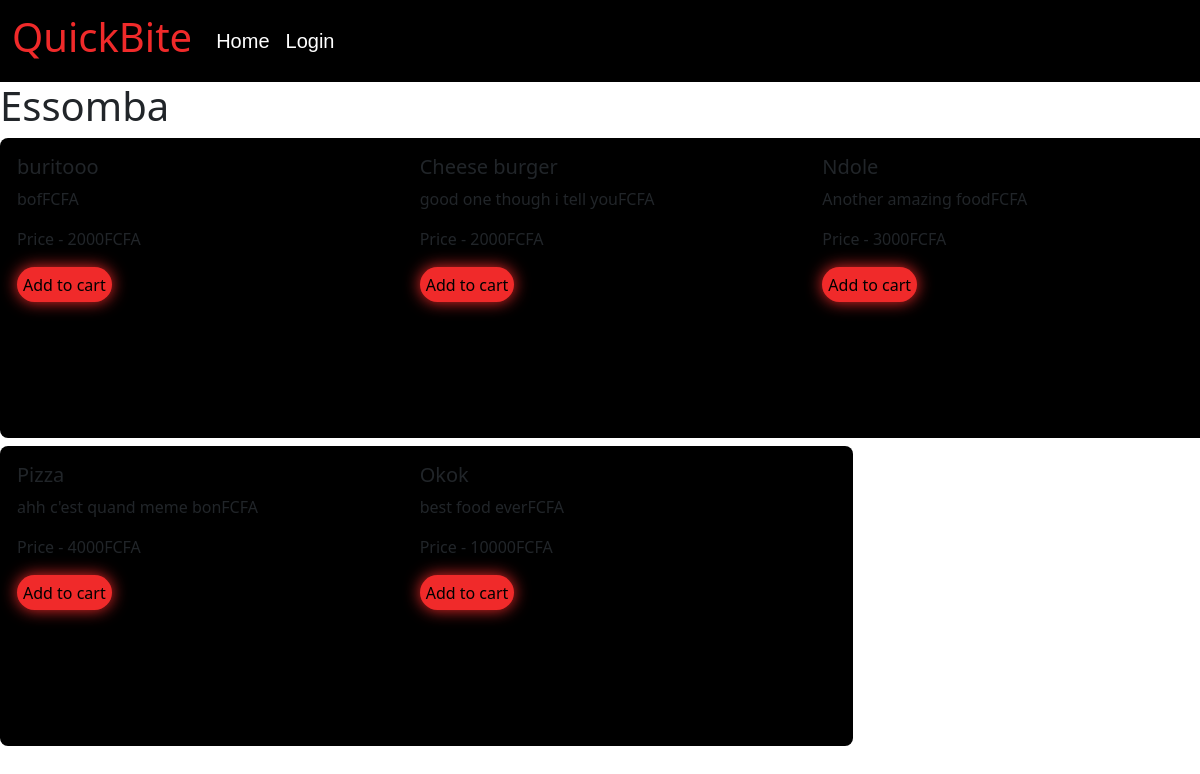
Before: /resto/1 with the older database file.
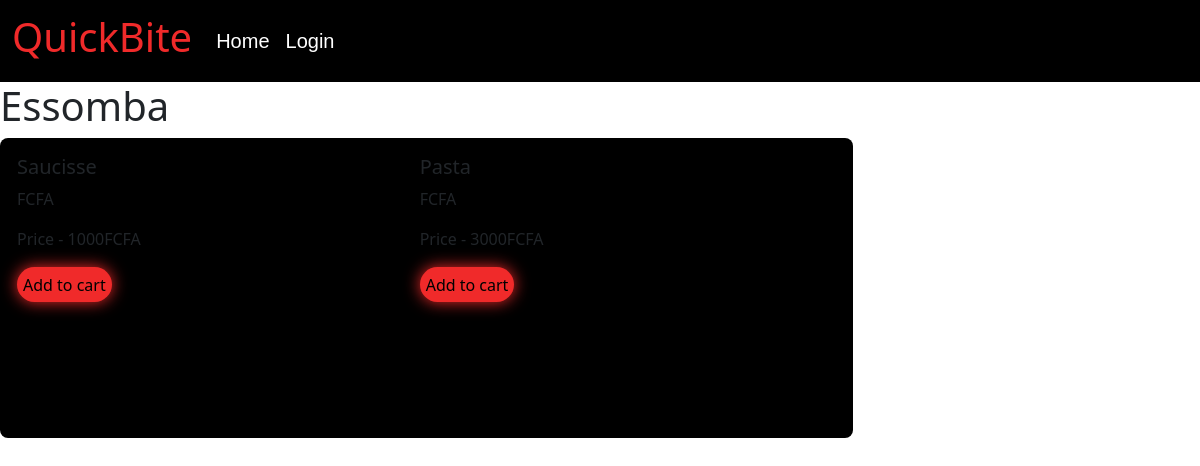
After: the same page with the newer database file.
### store/models.py (models this page shows, shortened)
class Product(models.Model):
    DRAFT = 'draft'
    WAITING_APPROVAL = 'waitingapproval'
    ACTIVE = 'active'
    DELETED = 'deleted'
    STATUS_CHOICES = (
        (DRAFT, 'Draft'),
        (WAITING_APPROVAL, 'Waiting approval'),
        (ACTIVE, 'Active'),
        (DELETED, 'Deleted'),
    )
    user = models.ForeignKey(User, related_name='products', on_delete=models.CASCADE)
    category = models.ForeignKey(Category, related_name='products', on_delete=models.CASCADE)
    title = models.CharField(max_length=50)
    slug = models.SlugField(max_length=50)
    description = models.TextField(blank=True)
    price = models.IntegerField()
    image = models.ImageField(upload_to='uploads/product_images', blank=True, null=True)
    created_at = models.DateTimeField(auto_now_add=True)
    updated_at = models.DateTimeField(auto_now=True)
    status = models.CharField(max_length=50, choices=STATUS_CHOICES, default=ACTIVE)
    class Meta:
        ordering = ('-created_at',)

### userprofile/views.py (the view)
# urls.py: path('resto/<int:pk>', views.resto_details, name='resto_details'),
def resto_details(request, pk):
    user = User.objects.get(pk=pk)
    return render(request, 'resto_detail.html',{'user': user})

### templates/resto_detail.html
{% extends 'base.html' %}
{% load static %}
{% block content %}
<h1> {{ user.username}}</h1>
<div class="row row-cols-1 row-cols-md-3 g-2" style="color: white;">
  {% for product in user.products.all %}
  <div class="col">
    <div class="card" style="width: 450px; height: 300px;">
    <div class="card-body">
        <h5 class="card-title">{{ product.title }}</h5>
        <p class="card-text">{{ product.description }}FCFA</p>
        <p class="card-text">Price - {{ product.price }}FCFA</p>
        <a href="{% url 'add_to_cart' product.id %}"><button type="submit" class="card_btn">Add to cart</button></a>
      </div>
  </div>
</div>
{% endfor %}
</div>
{% endblock content %}

### templates/base.html (shortened to what this page needs)
{% load static %}
<!doctype html>
<html lang="en">
  <head>
    <link href="https://cdn.jsdelivr.net/npm/bootstrap@5.3.0-alpha1/dist/css/bootstrap.min.css" rel="stylesheet">
    <link rel="stylesheet" href="{% static 'test.css' %}">
    <link rel="stylesheet" href="{% static 'login.css' %}">
  </head>
  <body>
    {%include 'nav.html'%}
    {% block content %}
    {% endblock content %}
  </body>
</html>

### templates/nav.html (shortened to what this page needs)
<nav >
    <nav class="navbar sticky-top navbar-expand-lg bg-black">
        <div class="container-fluid">
          <a class="navbar-brand" href="{% url 'home' %}"><h1>QuickBite</h1></a>
          <div class="collapse navbar-collapse" id="navbarSupportedContent">
            <ul class="navbar-nav me-auto mb-2 mb-lg-0">
              {% if not request.user.is_authenticated %}
              <li class="nav-item">
                <a class="nav-link" href="{% url 'index' %}">Home</a>
              </li>
              <li class="nav-item">
                <a class="nav-link" href=" {% url 'login' %}">Login</a>
              </li>
              {% endif %}
            </ul>
          </div>
        </div>
      </nav>
</nav>

### static/test.css (style rules this page uses)
p { margin-top: 5px; }
a { text-decoration: none; }
.nav-link { color: white; font-size: 20px; font-family: Arial, Helvetica, sans-serif; }
.navbar-brand { color: #F02A2A; }
.card { position: relative; isolation: isolate; width: 300px; height: 200px; background-color: #000; border-radius: 8px; }
.card_btn { height: 35px; background-color: #F02A2A; border: #F02A2A; border-radius: 50rem; box-shadow: 0 0 1rem #F02A2A; font-weight: 500; }

Changed rows visible on the page:
removed Product: title "buritooo", description "bof", price "2000"
removed Product: title "Cheese burger", description "good one though i tell you", price "2000"
removed Product: title "Ndole", description "Another amazing food", price "3000"
removed Product: title "Pizza", description "ahh c'est quand meme bon", price "4000"
removed Product: title "Okok", description "best food ever", price "10000"
added Product: title "Saucisse", price "1000"
added Product: title "Pasta", price "3000"
